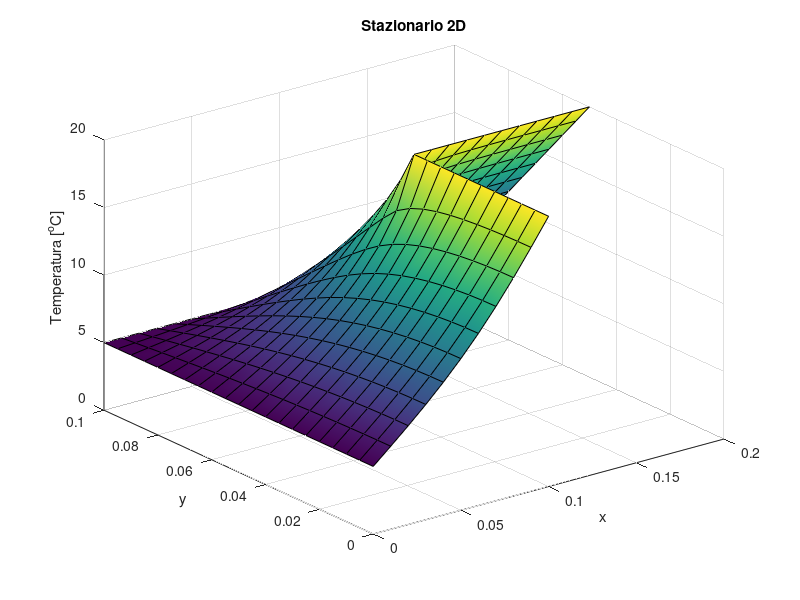

Recreate this plot in MATLAB. (Note: this script raises an error after producing the figure.)
clc; clear; close all;
%% dati
% geometrici
Lx2=0.1;
Lx1=0.2;
Ly2=0.1;
Ly1=0.05;

% fisici
Text = 5;
Tint = 20;

cond = 10;

%% griglia spaziale
nx2=21;
nx1=11;
ny2=21;
ny1=11;
ntot=nx1*(ny2-ny1)+nx2*ny1;

xvec=linspace(0,Lx1,nx2);
yvec=linspace(0,Ly2,ny2);
dx=xvec(2)-xvec(1);
dy=yvec(2)-yvec(1);
[xmat,ymat]=meshgrid(xvec,yvec);

%% creo il dominio
TT_dominio = zeros(size(xmat));
TT_dominio(1:nx1,1:ny1-1)=Text;
TT_dominio(nx1+1:nx2,1:ny1-1)=nan;
TT_dominio(1:nx2,ny1:ny2)=Text;
% surf(xmat,ymat,TT_dominio') % mostro il dominio

%% creo il sistema
AA=sparse([],[],[],ntot,ntot,5*ntot);
bb=zeros(ntot,1);

% --- center ---
% center south block
for jx=2:nx1-1
    for jy=2:ny1
        kk=jx+(jy-1)*nx1;
        AA(kk,kk) = -2*cond*(1/dx^2+1/dy^2);
        if jy < ny1
            AA(kk,kk+nx1) = cond/dy^2;
        else % jy == ny1
            AA(kk,kk+nx2) = cond/dy^2;
        end
        AA(kk,kk-nx1) = cond/dy^2;
        AA(kk,kk+1) = cond/dx^2;
        AA(kk,kk-1) = cond/dx^2;
    end 
end 

% center black north
for jx=2:nx2-1
   for jy=ny1+1:ny2-1
       kk = jx + (jy-ny1-1)*nx2 + nx1*ny1 + (nx2-nx1);
       AA(kk,kk) = -2*cond*(1/dx^2+1/dy^2);
       AA(kk,kk+nx2) = cond/dy^2;
       AA(kk,kk-nx2) = cond/dy^2;
       AA(kk,kk+1) = cond/dx^2;
       AA(kk,kk-1) = cond/dx^2;
   end
end 
           
% --- condizioni al contorno ---
% north
jy=ny2;
for jx=1:nx2
    kk=(ny1-1)*nx1+(jy-ny1)*nx2+jx;
    AA(kk,kk)=1;
    bb(kk)=Text;
end 

% south esterno
for jx=2:nx1-1
    kk=jx;
    
    AA(kk,kk) = -2*cond*(1/dy^2+1/dx^2);
    AA(kk,kk+nx1) = 2*cond/dy^2;
    AA(kk,kk-1) = cond/dx^2;
    AA(kk,kk+1) = cond/dx^2;
end 

% south interno
for jx=nx1:nx2
    kk = nx1*ny1 - nx1 + jx;
    AA(kk,kk)=1;
    bb(kk)=Tint;
end 

% west
jx=1;
for jy=1:ny2
    if jy <= ny1
        kk=(jy-1)*nx1+jx;
    else
        kk=(jy-ny1)*nx2+(ny1-1)*nx1+jx;
    end
    AA(kk,kk)=1;
    bb(kk)=Text;
end 

% east esterno (di simmmetria)
jx=nx2;
for jy=ny1+1:ny2-1
    kk = ny1*nx1 + (nx2-nx1) + jx*(jy-ny1);  
    
    AA(kk,kk) = -2*cond*(1/dy^2+1/dx^2);
    AA(kk,kk+nx2) = cond/dy^2;
    AA(kk,kk-nx2) = cond/dy^2;
    AA(kk,kk-1) = 2*cond/dx^2;
end 

% east interno
jx = nx1;
for jy=1:ny1-1
    kk=jx+(jy-1)*nx1;
    AA(kk,kk)=1;
    bb(kk)=Tint;
end 

% --- risolvo ---
TT = AA\bb;

% --- reshape ---
TTmat = zeros(nx1,ny1);
for jx = 1:nx2
    for jy = 1:ny2
        if jx>nx1 && jy<ny1
            TTmat(jx,jy) = nan;
        elseif jy <= ny1
            kk = jx+(jy-1)*nx1;
            TTmat(jx,jy) = TT(kk);
        else
            kk = jx+(jy-1-ny1)*nx2+nx1*ny1 + (nx2-nx1);
            TTmat(jx,jy) = TT(kk);
        end
    end
end

surf(xmat,ymat,TTmat','facecolor','interp')
xlabel('x')
ylabel('y')
zlabel('Temperatura [^oC]')
title('Stazionario 2D')
ax=gca;
ax.FontSize=16;
